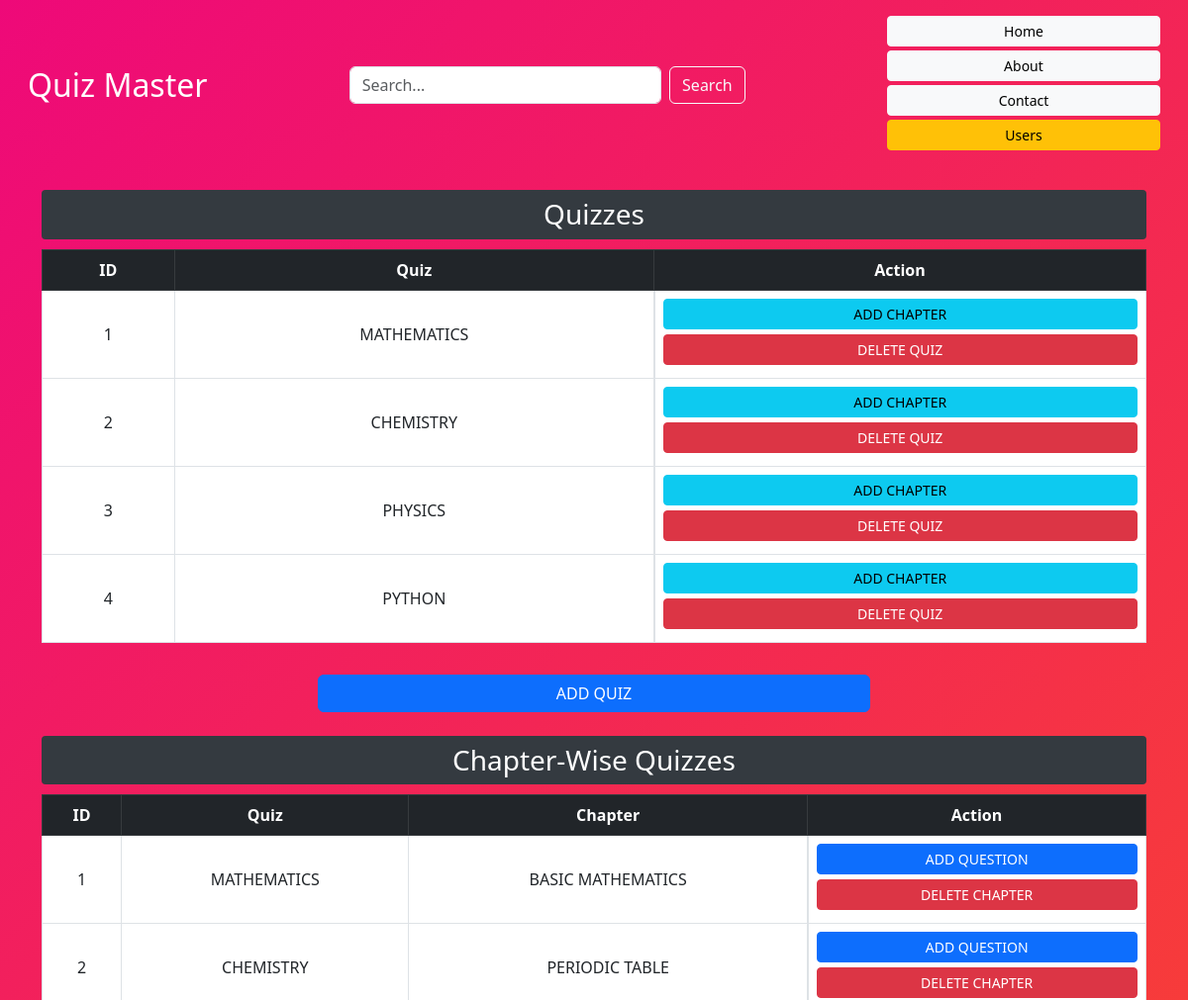
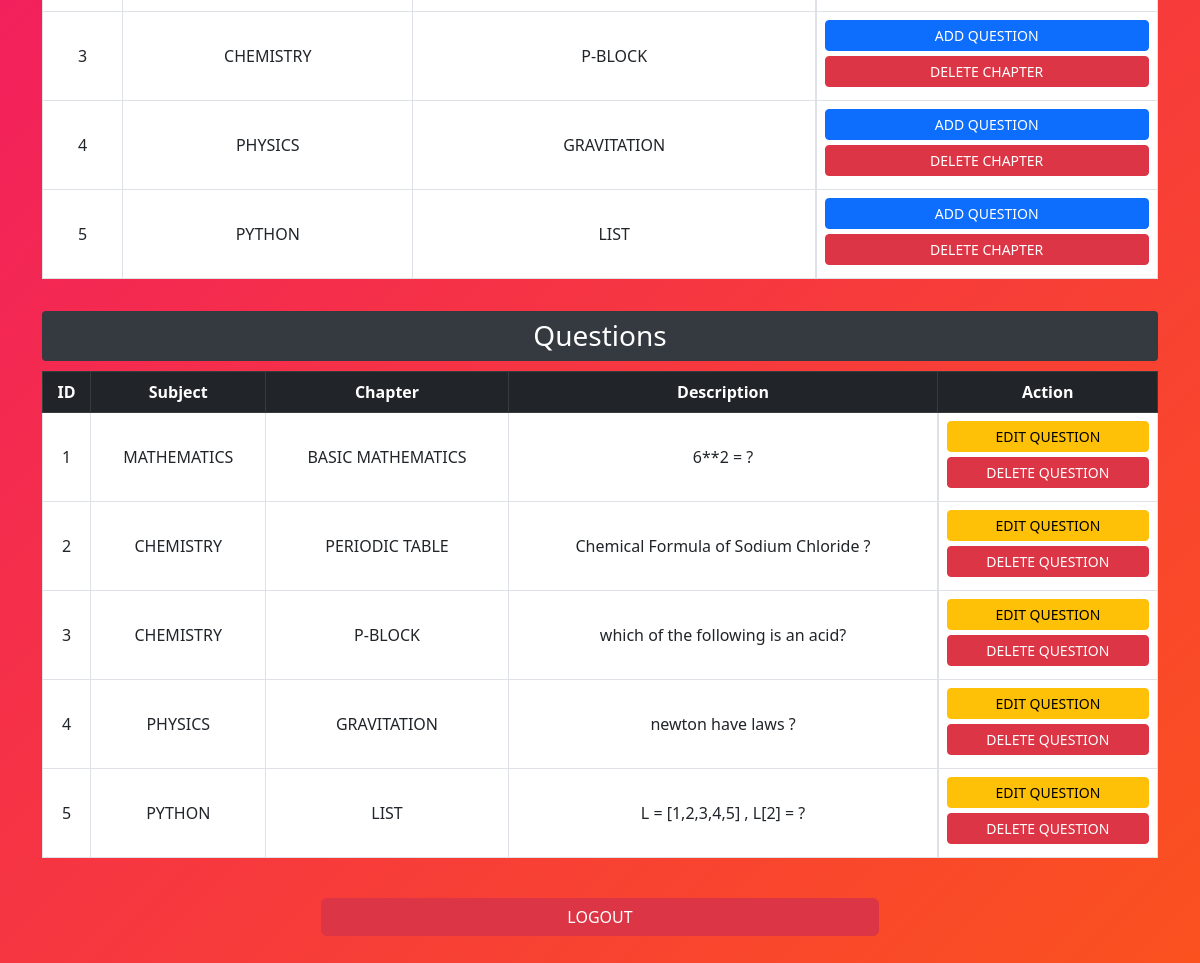
The app's page /admin/dashboard with its own data (2 pictures, top to bottom).
### app.py (models this page shows)
class Quiz(db.Model):
    id = db.Column(db.Integer , primary_key= True)
    title = db.Column(db.String(100) , nullable = False)
    chapters = db.relationship('Chapter' , backref = 'quiz' , lazy = True)

class Chapter(db.Model):
    id = db.Column(db.Integer , primary_key = True)
    title = db.Column(db.String(50) , nullable = False)
    quiz_id = db.Column(db.Integer , db.ForeignKey('quiz.id') , nullable = False)

class Question(db.Model):
    id = db.Column(db.Integer , primary_key = True)
    quiz_id = db.Column(db.Integer , db.ForeignKey('quiz.id') , nullable = False)
    chapter_id = db.Column(db.Integer , db.ForeignKey('chapter.id') , nullable = False)
    question_statement = db.Column(db.Text , nullable = True)
    question_image = db.Column(db.String(100), nullable=True)
    option_1 = db.Column(db.String(50) , nullable = False)
    option_2 = db.Column(db.String(50) , nullable = False)
    option_3 = db.Column(db.String(50) , nullable = False)
    option_4 = db.Column(db.String(50) , nullable = False)
    correct_option = db.Column(db.Integer , nullable = False)
    explanation = db.Column(db.Text, nullable=True)
    quiz = db.relationship('Quiz' , backref='questions')
    chapter = db.relationship('Chapter' , backref='questions')

### app.py (the view)
@app.route('/admin/dashboard')
def admin_dashboard():
    if 'admin_id' not in session:
        redirect('/admin/login')
    search_query = request.args.get('search' ,'').strip().lower()
    if search_query:
        quizzes = Quiz.query.filter(Quiz.title.ilike(f'%{ search_query }%')).all()
    else:
        quizzes = Quiz.query.all()
    chapters = Chapter.query.filter(Chapter.quiz_id.in_([q.id for q in quizzes])).all()
    questions = Question.query.filter(Question.quiz_id.in_([q.id for q in quizzes])).all()
    return render_template('admin_dashboard.html' , quizzes=quizzes , chapters=chapters , questions=questions, search_query=search_query)

### templates/admin_dashboard.html (shortened to what this page needs)
<!DOCTYPE html>
<html lang="en">
<head>
  <link href="https://cdn.jsdelivr.net/npm/bootstrap@5.3.0/dist/css/bootstrap.min.css" rel="stylesheet">
</head>
<body>
  <header class="p-3">
    <div class="container-fluid d-flex flex-wrap justify-content-between align-items-center">
      <h2 class="mb-2 mb-md-0">Quiz Master</h2>
      <form class="d-flex mx-3 flex-grow-1" role="search" style="max-width:400px;">
        <input type="text" class="form-control me-2" name="search" value="{{ search_query }}" placeholder="Search...">
        <button class="btn btn-outline-light" type="submit">Search</button>
      </form>
      <nav class="mt-2 mt-md-0">
        <a href="/" class="btn btn-light btn-sm me-2 mb-1">Home</a>
        <a href="/about" class="btn btn-light btn-sm me-2 mb-1">About</a>
        <a href="/contact" class="btn btn-light btn-sm me-2 mb-1">Contact</a>
        <a href="/admin/users" class="btn btn-warning btn-sm mb-1">Users</a>
      </nav>
    </div>
  </header>
  <div class="container card-container">
    <h3 class="section-title">Quizzes</h3>
    <div class="table-responsive mb-3">
      <table class="table table-bordered align-middle text-center">
        <thead class="table-dark">
          <tr>
            <th>ID</th>
            <th>Quiz</th>
            <th>Action</th>
          </tr>
        </thead>
        <tbody>
          {% for quiz in quizzes %}
          <tr>
            <td>{{ quiz.id }}</td>
            <td>{{ quiz.title }}</td>
            <td class="d-flex flex-column align-items-center">
              <a href="/add/chapter/{{ quiz.id }}" class="btn btn-info btn-sm">ADD CHAPTER</a>
              <a href="/delete/quiz/{{ quiz.id }}" class="btn btn-danger btn-sm">DELETE QUIZ</a>
            </td>
          </tr>
          {% endfor %}
        </tbody>
      </table>
    </div>
    <div class="text-center mb-4">
      <a href="/add/quiz" class="btn btn-primary w-50">ADD QUIZ</a>
    </div>
    <h3 class="section-title">Chapter-Wise Quizzes</h3>
    <div class="table-responsive mb-3">
      <table class="table table-bordered align-middle text-center">
        <thead class="table-dark">
          <tr>
            <th>ID</th>
            <th>Quiz</th>
            <th>Chapter</th>
            <th>Action</th>
          </tr>
        </thead>
        <tbody>
          {% for chapter in chapters %}
          <tr>
            <td>{{ chapter.id }}</td>
            <td>{{ chapter.quiz.title }}</td>
            <td>{{ chapter.title }}</td>
            <td class="d-flex flex-column align-items-center">
              <a href="/add/question/{{ chapter.quiz.id }}/{{ chapter.id }}" class="btn btn-primary btn-sm">ADD QUESTION</a>
              <a href="/delete/chapter/{{ chapter.id }}" class="btn btn-danger btn-sm">DELETE CHAPTER</a>
            </td>
          </tr>
          {% endfor %}
        </tbody>
      </table>
    </div>
    <h3 class="section-title">Questions</h3>
    <div class="table-responsive mb-3">
      <table class="table table-bordered align-middle text-center">
        <thead class="table-dark">
          <tr>
            <th>ID</th>
            <th>Subject</th>
            <th>Chapter</th>
            <th>Description</th>
            <th>Action</th>
          </tr>
        </thead>
        <tbody>
          {% for question in questions %}
          <tr>
            <td>{{ question.id }}</td>
            <td>{{ question.quiz.title }}</td>
            <td>{{ question.chapter.title }}</td>
            <td>{{ question.question_statement }}</td>
            <td class="d-flex flex-column align-items-center">
              <a href="/edit/question/{{ question.id }}" class="btn btn-warning btn-sm">EDIT QUESTION</a>
              <a href="/delete/question/{{ question.id }}" class="btn btn-danger btn-sm">DELETE QUESTION</a>
            </td>
          </tr>
          {% endfor %}
        </tbody>
      </table>
    </div>
    <div class="text-center mt-4 mb-5">
      <a href="/admin/login" class="btn btn-danger w-50">LOGOUT</a>
    </div>
  </div>
</body>
</html>

### templates/admin_dashboard.html (style rules this page uses)
body { min-height: 100vh; background: linear-gradient(-45deg, #6a11cb, #2575fc, #ff6a00, #ee0979); background-size: 400% 400%; animation: gradientBG 12s ease infinite; }
header h2 { color: white; }
.card-container { margin-top: 20px; }
.btn-sm { width: 100%; margin-bottom: 5px; }
.section-title { color: #fff; background-color: #343a40; padding: 8px; border-radius: 4px; margin-bottom: 10px; text-align: center; }

### records on screen
Quiz: id "1", title "MATHEMATICS"
Quiz: id "2", title "CHEMISTRY"
Quiz: id "3", title "PHYSICS"
Quiz: id "4", title "PYTHON"
Chapter: id "1", quiz "MATHEMATICS", title "BASIC MATHEMATICS"
Chapter: id "2", quiz "CHEMISTRY", title "PERIODIC TABLE"
Chapter: id "3", quiz "CHEMISTRY", title "P-BLOCK"
Chapter: id "4", quiz "PHYSICS", title "GRAVITATION"
Chapter: id "5", quiz "PYTHON", title "LIST"
Question: id "1", quiz "MATHEMATICS", chapter "BASIC MATHEMATICS", question_statement "6**2 = ?"
Question: id "2", quiz "CHEMISTRY", chapter "PERIODIC TABLE", question_statement "Chemical Formula of Sodium Chloride ?"
Question: id "3", quiz "CHEMISTRY", chapter "P-BLOCK", question_statement "which of the following is an acid?"
Question: id "4", quiz "PHYSICS", chapter "GRAVITATION", question_statement "newton have laws ?"
Question: id "5", quiz "PYTHON", chapter "LIST", question_statement "L = [1,2,3,4,5] , L[2] = ?"
